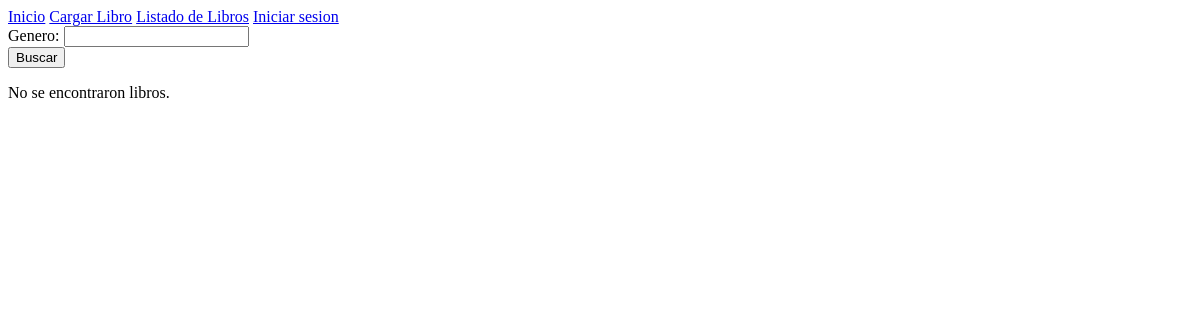
Before: /listado-libros/ with the older database file.
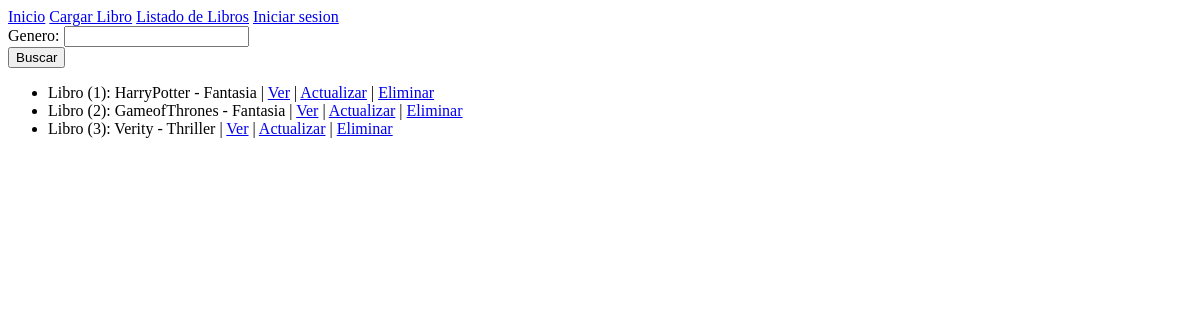
After: the same page with the newer database file.
### inicio/models.py (models this page shows)
class Libro(models.Model):
    titulo = models.CharField(max_length=30)
    genero = models.CharField(max_length=30)
    def __str__(self):
        return f'Libro ({self.id}): {self.titulo} - {self.genero}'

### inicio/views.py (the view)
# urls.py: path('listado-libros/', listar_libros, name='listar')
def listar_libros(request):
    formulario= BuscarLibro(request.GET)
    if formulario.is_valid():
        genero_a_buscar= formulario.cleaned_data.get('genero')
        listado_de_libros=Libro.objects.filter(genero__icontains=genero_a_buscar)
    return render(request, 'listar_libros.html', {'listado_de_libros': listado_de_libros, 'formulario': formulario})

### inicio/forms.py
class BuscarLibro(forms.Form):
    genero = forms.CharField(max_length=30, required=False)

### inicio/templates/listar_libros.html (shortened to what this page needs)
{% extends "base.html" %}
{% block contenido %}
<form action={% url "listar" %} method="get">
    {{formulario}}
    <input type="submit" value="Buscar">
</form>
{% if listado_de_libros %}
<ul>
    {% for libro in listado_de_libros %}
    <li>
        {{libro}}
        | <a href={% url "ver" libro.id %}>Ver</a>
        | <a href={% url "actualizar" libro.id %}>Actualizar</a>
        | <a href={% url "eliminar" libro.id %}>Eliminar</a>
    </li>
    {% endfor %}
</ul>
{% else %}
<p>No se encontraron libros.</p>
{% endif %}
{% endblock contenido %}

Changed rows visible on the page:
added Libro: id+titulo+genero "Libro (1): HarryPotter - Fantasia"
added Libro: id+titulo+genero "Libro (2): GameofThrones - Fantasia"
added Libro: id+titulo+genero "Libro (3): Verity - Thriller"
Other visible differences:
text no longer shown: "No se encontraron libros."
